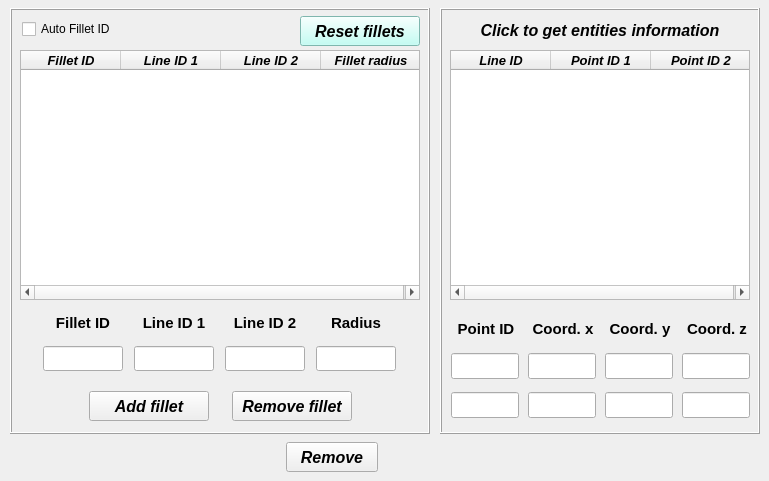
    <widget class="QWidget" name="tab_fillets">
     <attribute name="title">
      <string>Fillet</string>
     </attribute>
     <widget class="QPushButton" name="pushButton_remove_bc_confirm">
      <property name="geometry">
       <rect>
        <x>286</x>
        <y>442</y>
        <width>92</width>
        <height>30</height>
       </rect>
      </property>
      <property name="minimumSize">
       <size>
        <width>0</width>
        <height>30</height>
       </size>
      </property>
      <property name="maximumSize">
       <size>
        <width>16777215</width>
        <height>30</height>
       </size>
      </property>
      <property name="font">
       <font>
        <family>Arial</family>
        <pointsize>12</pointsize>
        <weight>75</weight>
        <italic>true</italic>
        <bold>true</bold>
       </font>
      </property>
      <property name="text">
       <string>Remove</string>
      </property>
     </widget>
     <widget class="QFrame" name="frame_4">
      <property name="geometry">
       <rect>
        <x>440</x>
        <y>8</y>
        <width>320</width>
        <height>426</height>
       </rect>
      </property>
      <property name="minimumSize">
       <size>
        <width>320</width>
        <height>426</height>
       </size>
      </property>
      <property name="maximumSize">
       <size>
        <width>320</width>
        <height>426</height>
       </size>
      </property>
      <property name="frameShape">
       <enum>QFrame::Box</enum>
      </property>
      <property name="frameShadow">
       <enum>QFrame::Raised</enum>
      </property>
      <widget class="QTreeWidget" name="treeWidget_lines_info">
       <property name="geometry">
        <rect>
         <x>10</x>
         <y>42</y>
         <width>300</width>
         <height>250</height>
        </rect>
       </property>
       <property name="minimumSize">
        <size>
         <width>300</width>
         <height>250</height>
        </size>
       </property>
       <property name="maximumSize">
        <size>
         <width>300</width>
         <height>250</height>
        </size>
       </property>
       <property name="font">
        <font>
         <family>Arial</family>
         <italic>true</italic>
        </font>
       </property>
       <property name="indentation">
        <number>1</number>
       </property>
       <property name="headerHidden">
        <bool>false</bool>
       </property>
       <attribute name="headerHighlightSections">
        <bool>false</bool>
       </attribute>
       <attribute name="headerShowSortIndicator" stdset="0">
        <bool>false</bool>
       </attribute>
       <attribute name="headerStretchLastSection">
        <bool>true</bool>
       </attribute>
       <column>
        <property name="text">
         <string>Line ID</string>
        </property>
        <property name="font">
         <font>
          <family>Arial</family>
          <pointsize>10</pointsize>
          <weight>75</weight>
          <italic>true</italic>
          <bold>true</bold>
         </font>
        </property>
        <property name="textAlignment">
         <set>AlignCenter</set>
        </property>
       </column>
       <column>
        <property name="text">
         <string>Point ID 1</string>
        </property>
        <property name="font">
         <font>
          <family>Arial</family>
          <pointsize>10</pointsize>
          <weight>75</weight>
          <italic>true</italic>
          <bold>true</bold>
         </font>
        </property>
        <property name="textAlignment">
         <set>AlignCenter</set>
        </property>
       </column>
       <column>
        <property name="text">
         <string>Point ID 2</string>
        </property>
        <property name="font">
         <font>
          <family>Arial</family>
          <pointsize>10</pointsize>
          <weight>75</weight>
          <italic>true</italic>
          <bold>true</bold>
         </font>
        </property>
        <property name="textAlignment">
         <set>AlignCenter</set>
        </property>
       </column>
      </widget>
      <widget class="QWidget" name="gridLayoutWidget_6">
       <property name="geometry">
        <rect>
         <x>10</x>
         <y>303</y>
         <width>307</width>
         <height>117</height>
        </rect>
       </property>
       <layout class="QGridLayout" name="gridLayout_6">
        <property name="leftMargin">
         <number>0</number>
        </property>
        <item row="0" column="0">
         <widget class="QLabel" name="label_11">
          <property name="minimumSize">
           <size>
            <width>70</width>
            <height>22</height>
           </size>
          </property>
          <property name="maximumSize">
           <size>
            <width>70</width>
            <height>22</height>
           </size>
          </property>
          <property name="font">
           <font>
            <family>Arial</family>
            <pointsize>11</pointsize>
            <weight>75</weight>
            <italic>false</italic>
            <bold>true</bold>
           </font>
          </property>
          <property name="text">
           <string>Point ID</string>
          </property>
          <property name="alignment">
           <set>Qt::AlignCenter</set>
          </property>
         </widget>
        </item>
        <item row="0" column="1">
         <widget class="QLabel" name="label_10">
          <property name="minimumSize">
           <size>
            <width>70</width>
            <height>22</height>
           </size>
          </property>
          <property name="maximumSize">
           <size>
            <width>70</width>
            <height>22</height>
           </size>
          </property>
          <property name="font">
           <font>
            <family>Arial</family>
            <pointsize>11</pointsize>
            <weight>75</weight>
            <italic>false</italic>
            <bold>true</bold>
           </font>
          </property>
          <property name="text">
           <string>Coord. x</string>
          </property>
          <property name="alignment">
           <set>Qt::AlignCenter</set>
          </property>
         </widget>
        </item>
        <item row="0" column="2">
         <widget class="QLabel" name="label_20">
          <property name="minimumSize">
           <size>
            <width>70</width>
            <height>22</height>
           </size>
          </property>
          <property name="maximumSize">
           <size>
            <width>70</width>
            <height>22</height>
           </size>
          </property>
          <property name="font">
           <font>
            <family>Arial</family>
            <pointsize>11</pointsize>
            <weight>75</weight>
            <italic>false</italic>
            <bold>true</bold>
           </font>
          </property>
          <property name="text">
           <string>Coord. y</string>
          </property>
          <property name="alignment">
           <set>Qt::AlignCenter</set>
          </property>
         </widget>
        </item>
        <item row="1" column="2">
         <widget class="QLineEdit" name="lineEdit_fillet_coord_y_point1">
          <property name="minimumSize">
           <size>
            <width>68</width>
            <height>0</height>
           </size>
          </property>
          <property name="maximumSize">
           <size>
            <width>68</width>
            <height>16777215</height>
           </size>
          </property>
          <property name="font">
           <font>
            <family>Arial</family>
            <pointsize>11</pointsize>
            <weight>75</weight>
            <italic>true</italic>
            <bold>true</bold>
           </font>
          </property>
          <property name="styleSheet">
           <string notr="true">color: rgb(255, 0, 0);</string>
          </property>
          <property name="text">
           <string/>
          </property>
          <property name="alignment">
           <set>Qt::AlignCenter</set>
          </property>
         </widget>
        </item>
        <item row="2" column="1">
         <widget class="QLineEdit" name="lineEdit_fillet_coord_x_point2">
          <property name="minimumSize">
           <size>
            <width>68</width>
            <height>0</height>
           </size>
          </property>
          <property name="maximumSize">
           <size>
            <width>68</width>
            <height>16777215</height>
           </size>
          </property>
          <property name="font">
           <font>
            <family>Arial</family>
            <pointsize>11</pointsize>
            <weight>75</weight>
            <italic>true</italic>
            <bold>true</bold>
           </font>
          </property>
          <property name="styleSheet">
           <string notr="true">color: rgb(255, 0, 0);</string>
          </property>
          <property name="text">
           <string/>
          </property>
          <property name="alignment">
           <set>Qt::AlignCenter</set>
          </property>
         </widget>
        </item>
        <item row="2" column="3">
         <widget class="QLineEdit" name="lineEdit_fillet_coord_z_point2">
          <property name="minimumSize">
           <size>
            <width>68</width>
            <height>0</height>
           </size>
          </property>
          <property name="maximumSize">
           <size>
            <width>68</width>
            <height>16777215</height>
           </size>
          </property>
          <property name="font">
           <font>
            <family>Arial</family>
            <pointsize>11</pointsize>
            <weight>75</weight>
            <italic>true</italic>
            <bold>true</bold>
           </font>
          </property>
          <property name="styleSheet">
           <string notr="true">color: rgb(255, 0, 0);</string>
          </property>
          <property name="text">
           <string/>
          </property>
          <property name="alignment">
           <set>Qt::AlignCenter</set>
          </property>
         </widget>
        </item>
        <item row="2" column="0">
         <widget class="QLineEdit" name="lineEdit_fillet_point_id_2">
          <property name="minimumSize">
           <size>
            <width>68</width>
            <height>0</height>
           </size>
          </property>
          <property name="maximumSize">
           <size>
            <width>68</width>
            <height>16777215</height>
           </size>
          </property>
          <property name="font">
           <font>
            <family>Arial</family>
            <pointsize>11</pointsize>
            <weight>75</weight>
            <italic>true</italic>
            <bold>true</bold>
           </font>
          </property>
          <property name="styleSheet">
           <string notr="true">color: rgb(255, 0, 0);</string>
          </property>
          <property name="text">
           <string/>
          </property>
          <property name="alignment">
           <set>Qt::AlignCenter</set>
          </property>
         </widget>
        </item>
        <item row="1" column="1">
         <widget class="QLineEdit" name="lineEdit_fillet_coord_x_point1">
          <property name="minimumSize">
           <size>
            <width>68</width>
            <height>0</height>
           </size>
          </property>
          <property name="maximumSize">
           <size>
            <width>68</width>
            <height>16777215</height>
           </size>
          </property>
          <property name="font">
           <font>
            <family>Arial</family>
            <pointsize>11</pointsize>
            <weight>75</weight>
            <italic>true</italic>
            <bold>true</bold>
           </font>
          </property>
          <property name="styleSheet">
           <string notr="true">color: rgb(255, 0, 0);</string>
          </property>
          <property name="text">
           <string/>
          </property>
          <property name="alignment">
           <set>Qt::AlignCenter</set>
          </property>
         </widget>
        </item>
        <item row="1" column="0">
         <widget class="QLineEdit" name="lineEdit_fillet_point_id_1">
          <property name="minimumSize">
           <size>
            <width>68</width>
            <height>0</height>
           </size>
          </property>
          <property name="maximumSize">
           <size>
            <width>68</width>
            <height>16777215</height>
           </size>
          </property>
          <property name="font">
           <font>
            <family>Arial</family>
            <pointsize>11</pointsize>
            <weight>75</weight>
            <italic>true</italic>
            <bold>true</bold>
           </font>
          </property>
          <property name="styleSheet">
           <string notr="true">color: rgb(255, 0, 0);</string>
          </property>
          <property name="text">
           <string/>
          </property>
          <property name="alignment">
           <set>Qt::AlignCenter</set>
          </property>
         </widget>
        </item>
        <item row="1" column="3">
         <widget class="QLineEdit" name="lineEdit_fillet_coord_z_point1">
          <property name="minimumSize">
           <size>
            <width>68</width>
            <height>0</height>
           </size>
          </property>
          <property name="maximumSize">
           <size>
            <width>68</width>
            <height>16777215</height>
           </size>
          </property>
          <property name="font">
           <font>
            <family>Arial</family>
            <pointsize>11</pointsize>
            <weight>75</weight>
            <italic>true</italic>
            <bold>true</bold>
           </font>
          </property>
          <property name="styleSheet">
           <string notr="true">color: rgb(255, 0, 0);</string>
          </property>
          <property name="text">
           <string/>
          </property>
          <property name="alignment">
           <set>Qt::AlignCenter</set>
          </property>
         </widget>
        </item>
        <item row="2" column="2">
         <widget class="QLineEdit" name="lineEdit_fillet_coord_y_point2">
          <property name="minimumSize">
           <size>
            <width>68</width>
            <height>0</height>
           </size>
          </property>
          <property name="maximumSize">
           <size>
            <width>68</width>
            <height>16777215</height>
           </size>
          </property>
          <property name="font">
           <font>
            <family>Arial</family>
            <pointsize>11</pointsize>
            <weight>75</weight>
            <italic>true</italic>
            <bold>true</bold>
           </font>
          </property>
          <property name="styleSheet">
           <string notr="true">color: rgb(255, 0, 0);</string>
          </property>
          <property name="text">
           <string/>
          </property>
          <property name="alignment">
           <set>Qt::AlignCenter</set>
          </property>
         </widget>
        </item>
        <item row="0" column="3">
         <widget class="QLabel" name="label_37">
          <property name="minimumSize">
           <size>
            <width>70</width>
            <height>22</height>
           </size>
          </property>
          <property name="maximumSize">
           <size>
            <width>70</width>
            <height>22</height>
           </size>
          </property>
          <property name="font">
           <font>
            <family>Arial</family>
            <pointsize>11</pointsize>
            <weight>75</weight>
            <italic>false</italic>
            <bold>true</bold>
           </font>
          </property>
          <property name="text">
           <string>Coord. z</string>
          </property>
          <property name="alignment">
           <set>Qt::AlignCenter</set>
          </property>
         </widget>
        </item>
       </layout>
      </widget>
      <widget class="QLabel" name="label_39">
       <property name="geometry">
        <rect>
         <x>30</x>
         <y>4</y>
         <width>260</width>
         <height>36</height>
        </rect>
       </property>
       <property name="minimumSize">
        <size>
         <width>260</width>
         <height>36</height>
        </size>
       </property>
       <property name="maximumSize">
        <size>
         <width>260</width>
         <height>36</height>
        </size>
       </property>
       <property name="font">
        <font>
         <family>Arial</family>
         <pointsize>12</pointsize>
         <weight>75</weight>
         <italic>true</italic>
         <bold>true</bold>
        </font>
       </property>
       <property name="frameShape">
        <enum>QFrame::NoFrame</enum>
       </property>
       <property name="text">
        <string>Click to get entities information</string>
       </property>
       <property name="textFormat">
        <enum>Qt::AutoText</enum>
       </property>
       <property name="alignment">
        <set>Qt::AlignCenter</set>
       </property>
      </widget>
     </widget>
     <widget class="QFrame" name="frame_5">
      <property name="geometry">
       <rect>
        <x>10</x>
        <y>8</y>
        <width>420</width>
        <height>426</height>
       </rect>
      </property>
      <property name="minimumSize">
       <size>
        <width>420</width>
        <height>426</height>
       </size>
      </property>
      <property name="maximumSize">
       <size>
        <width>420</width>
        <height>426</height>
       </size>
      </property>
      <property name="frameShape">
       <enum>QFrame::Box</enum>
      </property>
      <property name="frameShadow">
       <enum>QFrame::Raised</enum>
      </property>
      <widget class="QTreeWidget" name="treeWidget_fillets">
       <property name="geometry">
        <rect>
         <x>10</x>
         <y>42</y>
         <width>400</width>
         <height>250</height>
        </rect>
       </property>
       <property name="minimumSize">
        <size>
         <width>400</width>
         <height>250</height>
        </size>
       </property>
       <property name="maximumSize">
        <size>
         <width>400</width>
         <height>250</height>
        </size>
       </property>
       <property name="font">
        <font>
         <family>Arial</family>
         <italic>true</italic>
        </font>
       </property>
       <property name="indentation">
        <number>1</number>
       </property>
       <property name="headerHidden">
        <bool>false</bool>
       </property>
       <attribute name="headerHighlightSections">
        <bool>false</bool>
       </attribute>
       <attribute name="headerShowSortIndicator" stdset="0">
        <bool>false</bool>
       </attribute>
       <attribute name="headerStretchLastSection">
        <bool>true</bool>
       </attribute>
       <column>
        <property name="text">
         <string>Fillet ID</string>
        </property>
        <property name="font">
         <font>
          <family>Arial</family>
          <pointsize>10</pointsize>
          <weight>75</weight>
          <italic>true</italic>
          <bold>true</bold>
         </font>
        </property>
        <property name="textAlignment">
         <set>AlignCenter</set>
        </property>
       </column>
       <column>
        <property name="text">
         <string>Line ID 1</string>
        </property>
        <property name="font">
         <font>
          <family>Arial</family>
          <pointsize>10</pointsize>
          <weight>75</weight>
          <italic>true</italic>
          <bold>true</bold>
         </font>
        </property>
        <property name="textAlignment">
         <set>AlignCenter</set>
        </property>
       </column>
       <column>
        <property name="text">
         <string>Line ID 2</string>
        </property>
        <property name="font">
         <font>
          <family>Arial</family>
          <pointsize>10</pointsize>
          <weight>75</weight>
          <italic>true</italic>
          <bold>true</bold>
         </font>
        </property>
        <property name="textAlignment">
         <set>AlignCenter</set>
        </property>
       </column>
       <column>
        <property name="text">
         <string>Fillet radius</string>
        </property>
        <property name="font">
         <font>
          <family>Arial</family>
          <pointsize>10</pointsize>
          <weight>75</weight>
          <italic>true</italic>
          <bold>true</bold>
         </font>
        </property>
        <property name="textAlignment">
         <set>AlignCenter</set>
        </property>
       </column>
      </widget>
      <widget class="QWidget" name="gridLayoutWidget_2">
       <property name="geometry">
        <rect>
         <x>28</x>
         <y>298</y>
         <width>367</width>
         <height>71</height>
        </rect>
       </property>
       <layout class="QGridLayout" name="gridLayout_2">
        <item row="1" column="1">
         <widget class="QLineEdit" name="lineEdit_fillet_line_id_1">
          <property name="minimumSize">
           <size>
            <width>80</width>
            <height>25</height>
           </size>
          </property>
          <property name="maximumSize">
           <size>
            <width>80</width>
            <height>25</height>
           </size>
          </property>
          <property name="font">
           <font>
            <family>Arial</family>
            <pointsize>11</pointsize>
            <weight>75</weight>
            <italic>true</italic>
            <bold>true</bold>
           </font>
          </property>
          <property name="styleSheet">
           <string notr="true">color: rgb(255, 0, 0);</string>
          </property>
          <property name="text">
           <string/>
          </property>
          <property name="alignment">
           <set>Qt::AlignCenter</set>
          </property>
         </widget>
        </item>
        <item row="0" column="0">
         <widget class="QLabel" name="label_8">
          <property name="minimumSize">
           <size>
            <width>80</width>
            <height>22</height>
           </size>
          </property>
          <property name="maximumSize">
           <size>
            <width>80</width>
            <height>22</height>
           </size>
          </property>
          <property name="font">
           <font>
            <family>Arial</family>
            <pointsize>11</pointsize>
            <weight>75</weight>
            <italic>false</italic>
            <bold>true</bold>
           </font>
          </property>
          <property name="text">
           <string>Fillet ID</string>
          </property>
          <property name="alignment">
           <set>Qt::AlignCenter</set>
          </property>
         </widget>
        </item>
        <item row="1" column="0">
         <widget class="QLineEdit" name="lineEdit_fillet_id">
          <property name="minimumSize">
           <size>
            <width>80</width>
            <height>25</height>
           </size>
          </property>
          <property name="maximumSize">
           <size>
            <width>80</width>
            <height>25</height>
           </size>
          </property>
          <property name="font">
           <font>
            <family>Arial</family>
            <pointsize>11</pointsize>
            <weight>75</weight>
            <italic>true</italic>
            <bold>true</bold>
           </font>
          </property>
          <property name="styleSheet">
           <string notr="true">color: rgb(255, 0, 0);</string>
          </property>
          <property name="text">
           <string/>
          </property>
          <property name="alignment">
           <set>Qt::AlignCenter</set>
          </property>
         </widget>
        </item>
        <item row="0" column="1">
         <widget class="QLabel" name="label_18">
          <property name="minimumSize">
           <size>
            <width>80</width>
            <height>22</height>
           </size>
          </property>
          <property name="maximumSize">
           <size>
            <width>80</width>
            <height>22</height>
           </size>
          </property>
          <property name="font">
           <font>
            <family>Arial</family>
            <pointsize>11</pointsize>
            <weight>75</weight>
            <italic>false</italic>
            <bold>true</bold>
           </font>
          </property>
          <property name="text">
           <string>Line ID 1</string>
          </property>
          <property name="alignment">
           <set>Qt::AlignCenter</set>
          </property>
         </widget>
        </item>
        <item row="0" column="2">
         <widget class="QLabel" name="label_35">
          <property name="minimumSize">
           <size>
            <width>80</width>
            <height>22</height>
           </size>
          </property>
          <property name="maximumSize">
           <size>
            <width>80</width>
            <height>22</height>
           </size>
          </property>
          <property name="font">
           <font>
            <family>Arial</family>
            <pointsize>11</pointsize>
            <weight>75</weight>
            <italic>false</italic>
            <bold>true</bold>
           </font>
          </property>
          <property name="text">
           <string>Line ID 2</string>
          </property>
          <property name="alignment">
           <set>Qt::AlignCenter</set>
          </property>
         </widget>
        </item>
        <item row="1" column="2">
         <widget class="QLineEdit" name="lineEdit_fillet_line_id_2">
          <property name="minimumSize">
           <size>
            <width>80</width>
            <height>25</height>
           </size>
          </property>
          <property name="maximumSize">
           <size>
            <width>80</width>
            <height>25</height>
           </size>
          </property>
          <property name="font">
           <font>
            <family>Arial</family>
            <pointsize>11</pointsize>
            <weight>75</weight>
            <italic>true</italic>
            <bold>true</bold>
           </font>
          </property>
          <property name="styleSheet">
           <string notr="true">color: rgb(255, 0, 0);</string>
          </property>
          <property name="text">
           <string/>
          </property>
          <property name="alignment">
           <set>Qt::AlignCenter</set>
          </property>
         </widget>
        </item>
        <item row="1" column="3">
         <widget class="QLineEdit" name="lineEdit_fillet_radius">
          <property name="minimumSize">
           <size>
            <width>80</width>
            <height>25</height>
           </size>
          </property>
          <property name="maximumSize">
           <size>
            <width>80</width>
            <height>25</height>
           </size>
          </property>
          <property name="font">
           <font>
            <family>Arial</family>
            <pointsize>11</pointsize>
            <weight>75</weight>
            <italic>true</italic>
            <bold>true</bold>
           </font>
          </property>
          <property name="styleSheet">
           <string notr="true">color: rgb(255, 0, 0);</string>
          </property>
          <property name="text">
           <string/>
          </property>
          <property name="alignment">
           <set>Qt::AlignCenter</set>
          </property>
         </widget>
        </item>
        <item row="0" column="3">
         <widget class="QLabel" name="label_38">
          <property name="minimumSize">
           <size>
            <width>80</width>
            <height>22</height>
           </size>
          </property>
          <property name="maximumSize">
           <size>
            <width>80</width>
            <height>22</height>
           </size>
          </property>
          <property name="font">
           <font>
            <family>Arial</family>
            <pointsize>11</pointsize>
            <weight>75</weight>
            <italic>false</italic>
            <bold>true</bold>
           </font>
          </property>
          <property name="text">
           <string>Radius</string>
          </property>
          <property name="alignment">
           <set>Qt::AlignCenter</set>
          </property>
         </widget>
        </item>
       </layout>
      </widget>
      <widget class="QWidget" name="horizontalLayoutWidget_3">
       <property name="geometry">
        <rect>
         <x>62</x>
         <y>380</y>
         <width>299</width>
         <height>37</height>
        </rect>
       </property>
       <layout class="QHBoxLayout" name="horizontalLayout_3">
        <item>
         <widget class="QPushButton" name="pushButton_add_fillet">
          <property name="minimumSize">
           <size>
            <width>120</width>
            <height>30</height>
           </size>
          </property>
          <property name="maximumSize">
           <size>
            <width>120</width>
            <height>30</height>
           </size>
          </property>
          <property name="font">
           <font>
            <family>Arial</family>
            <pointsize>12</pointsize>
            <weight>75</weight>
            <italic>true</italic>
            <bold>true</bold>
           </font>
          </property>
          <property name="text">
           <string>Add fillet</string>
          </property>
         </widget>
        </item>
        <item>
         <widget class="QPushButton" name="pushButton_remove_fillet">
          <property name="minimumSize">
           <size>
            <width>120</width>
            <height>30</height>
           </size>
          </property>
          <property name="maximumSize">
           <size>
            <width>120</width>
            <height>30</height>
           </size>
          </property>
          <property name="font">
           <font>
            <family>Arial</family>
            <pointsize>12</pointsize>
            <weight>75</weight>
            <italic>true</italic>
            <bold>true</bold>
           </font>
          </property>
          <property name="text">
           <string>Remove fillet</string>
          </property>
         </widget>
        </item>
       </layout>
      </widget>
      <widget class="QPushButton" name="pushButton_reset_fillets">
       <property name="geometry">
        <rect>
         <x>290</x>
         <y>8</y>
         <width>120</width>
         <height>30</height>
        </rect>
       </property>
       <property name="font">
        <font>
         <family>Arial</family>
         <pointsize>12</pointsize>
         <weight>75</weight>
         <italic>true</italic>
         <bold>true</bold>
        </font>
       </property>
       <property name="styleSheet">
        <string notr="true">background-color: rgb(178, 255, 243);</string>
       </property>
       <property name="text">
        <string>Reset fillets</string>
       </property>
      </widget>
      <widget class="QCheckBox" name="checkBox_auto_fillet_ID">
       <property name="geometry">
        <rect>
         <x>12</x>
         <y>8</y>
         <width>160</width>
         <height>26</height>
        </rect>
       </property>
       <property name="text">
        <string>Auto Fillet ID</string>
       </property>
       <property name="checked">
        <bool>false</bool>
       </property>
      </widget>
     </widget>
    </widget>
